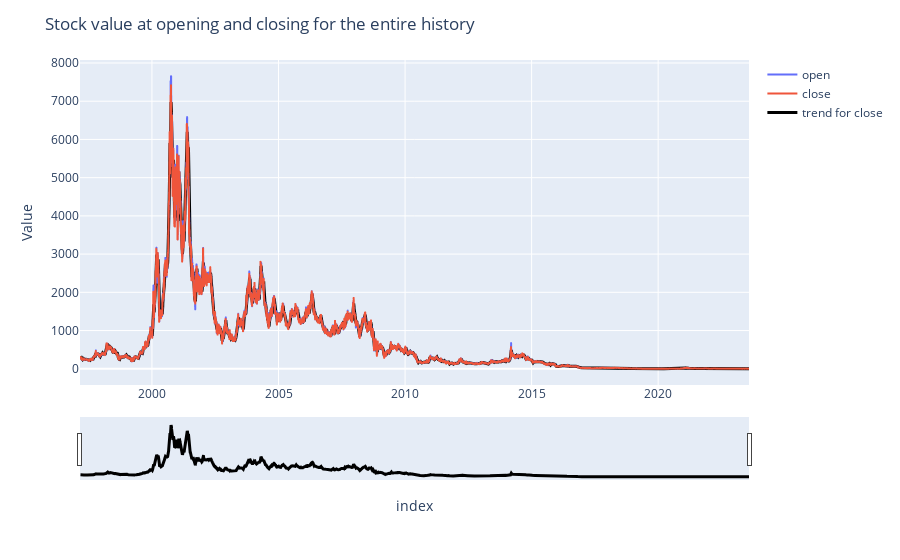

The cell this chart's notebook holds for it:
### Markdown cell above
### The Entire Data (Stock 1)

### Code cell
# Extract data for close value (monthly average)
series_data = df_clean["close"]
# Obtain rolling average:
rolling_avg = series_data.rolling(window=6).mean()
# add lines for each column
fig = px.line(df_clean, 
              x=df_clean.index, 
              y=df_clean[['open','close']].columns
              )

# Add rolling average line:
ma_line = go.Scatter(x=rolling_avg.index,
                     y=rolling_avg.values, 
                     name='trend for close', 
                     line=dict(color='black', width=3))
fig.add_trace(ma_line)

# axis labels and title
fig.update_layout(
    yaxis_title="Value", 
    legend_title="", 
    title="Stock value at opening and closing for the entire history"
)

# activate slider
fig.update_xaxes(rangeslider_visible=True)

fig.show()

### Figure 1 — Plotly figure (JSON) as saved in the notebook; plotly's stock layout.template omitted (floating-point values rounded to 4 significant figures; data arrays with more than 128 entries replaced by an {"elided": "..."} marker saying what was removed)
{"data": [{"hovertemplate": "variable=open<br>index=%{x}<br>value=%{y}<extra></extra>", "legendgroup": "open", "line": {"color": "#636efa", "dash": "solid"}, "marker": {"symbol": "circle"}, "mode": "lines", "name": "open", "showlegend": true, "type": "scattergl", "x": {"elided": "6897 str values"}, "xaxis": "x", "y": {"elided": "6897 float values"}, "yaxis": "y"}, {"hovertemplate": "variable=close<br>index=%{x}<br>value=%{y}<extra></extra>", "legendgroup": "close", "line": {"color": "#EF553B", "dash": "solid"}, "marker": {"symbol": "circle"}, "mode": "lines", "name": "close", "showlegend": true, "type": "scattergl", "x": {"elided": "6897 str values"}, "xaxis": "x", "y": {"elided": "6897 float values"}, "yaxis": "y"}, {"line": {"color": "black", "width": 3}, "name": "trend for close", "type": "scatter", "x": {"elided": "6897 str values"}, "y": {"elided": "6897 float values"}}], "layout": {"legend": {"title": {"text": ""}, "tracegroupgap": 0}, "margin": {"t": 60}, "title": {"text": "Stock value at opening and closing for the entire history"}, "xaxis": {"anchor": "y", "domain": [0, 1], "rangeslider": {"visible": true}, "title": {"text": "index"}}, "yaxis": {"anchor": "x", "domain": [0, 1], "title": {"text": "Value"}}}}
